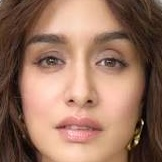
#> input picture data/faces/test_face_1.jpg, 162 x 162 px
$ python -i stylization.py   (imports and definitions only)
#> lines starting #> are read from the running program, lines starting #| are printed output that depends on the picture
#> further down, picture is the input picture: shape (162, 162, 3); mean B, G, R 95.7, 114.4, 152.3
import cv2
import numpy as np
from typing import Callable, Any

# [37 lines left out: function apply_cartoon_filter, not called in this run]


def apply_anime_filter(face_img: np.ndarray) -> np.ndarray:
    """
    Applies edge-preserving smoothing, vibrancy boost, and delicate cel-shading contours
    to produce an expressive Japanese anime character aesthetic.
    Compatible with both full-resolution crops and 128x128 face patches.
    """
    if face_img is None or face_img.size == 0:
        return face_img

    h, w = face_img.shape[:2]
#> h = 162; w = 162

    # 1. Edge-preserving skin smoothing
    sigma_s = 25 if min(h, w) <= 128 else 40
#> sigma_s = 40
    smoothed = cv2.edgePreservingFilter(face_img, flags=1, sigma_s=sigma_s, sigma_r=0.38)

    # 2. Color tone grading: boost saturation and brightness for luminous anime look
    hsv = cv2.cvtColor(smoothed, cv2.COLOR_BGR2HSV).astype(np.float32)
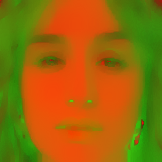
#> hsv: shape (162, 162, 3) float32; mean B, G, R 9.9, 105.4, 150.3
    hsv[:, :, 1] = np.clip(hsv[:, :, 1] * 1.35, 0, 255) # Vibrancy
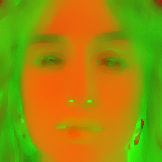
#> hsv: shape (162, 162, 3) float32; mean B, G, R 9.9, 142.3, 150.3
    hsv[:, :, 2] = np.clip(hsv[:, :, 2] * 1.08, 0, 255) # Luminance
    vibrant = cv2.cvtColor(hsv.astype(np.uint8), cv2.COLOR_HSV2BGR)
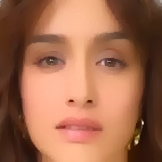
#> vibrant: shape (162, 162, 3); mean B, G, R 79.1, 106.2, 161.5

    # 3. Delicate ink outlines
    gray = cv2.cvtColor(face_img, cv2.COLOR_BGR2GRAY)
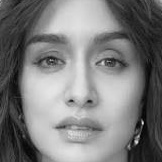
#> gray: shape (162, 162); min 2, max 229, mean 123.6
    blurred = cv2.GaussianBlur(gray, (3, 3), 0)
    edges = cv2.Canny(blurred, 35, 95)
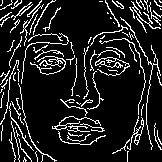
#> edges: shape (162, 162); 12.6% white in thin lines or dots
    kernel = np.ones((2, 2), np.uint8)
    edges = cv2.dilate(edges, kernel, iterations=1)
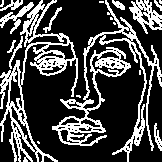
#> edges: shape (162, 162); 27.6% white in thin lines or dots
    inv_edges = cv2.bitwise_not(edges)
#> inv_edges: shape (162, 162); 72.4% white; black in thin lines or dots
    edge_bgr = cv2.cvtColor(inv_edges, cv2.COLOR_GRAY2BGR)
#> edge_bgr: shape (162, 162, 3); 72.4% white; black in thin lines or dots

    # 4. Multiply with vibrant cel color
    anime = cv2.bitwise_and(vibrant, edge_bgr)
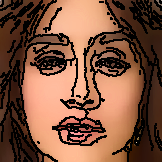
#> anime: shape (162, 162, 3); mean B, G, R 62.7, 83.7, 125.1
    return anime


# [40 lines left out: function blend_stylized_face, not called in this run]

>>> import cv2
>>> picture = cv2.imread('../../data/faces/test_face_1.jpg')
>>> result = apply_anime_filter(picture)
